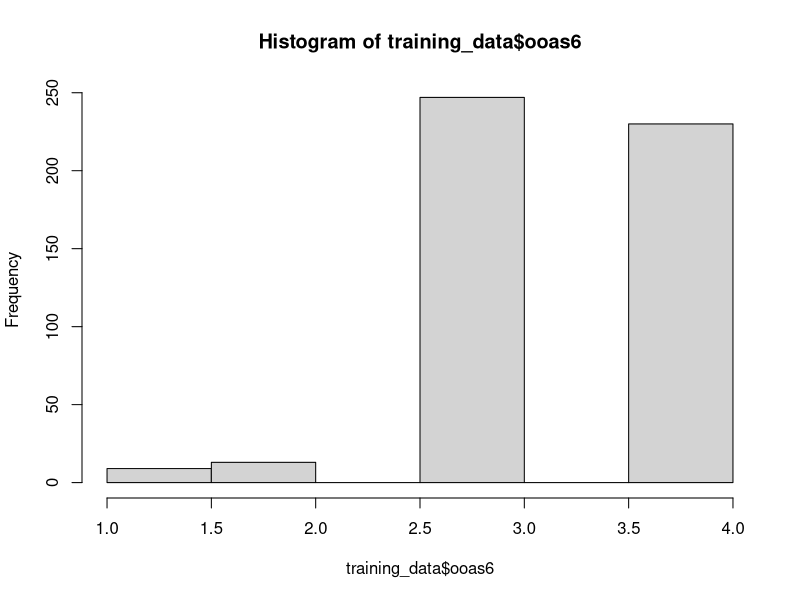
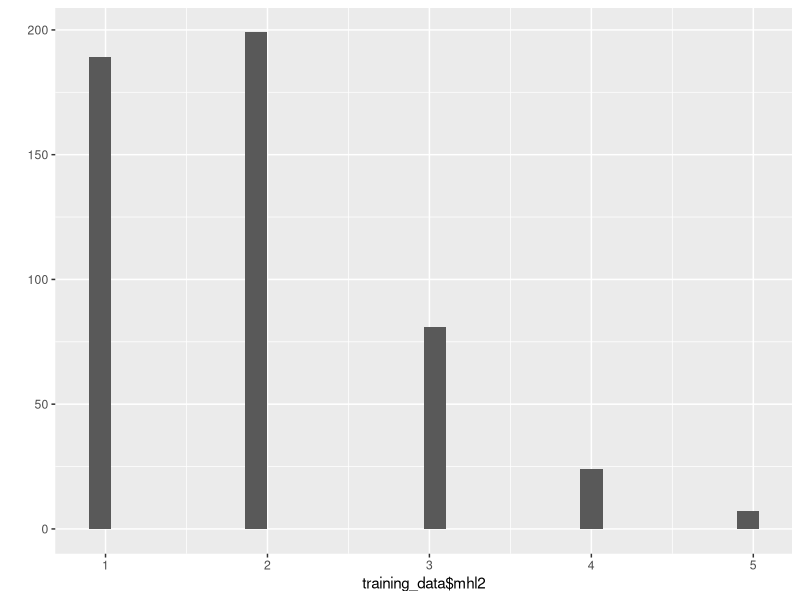
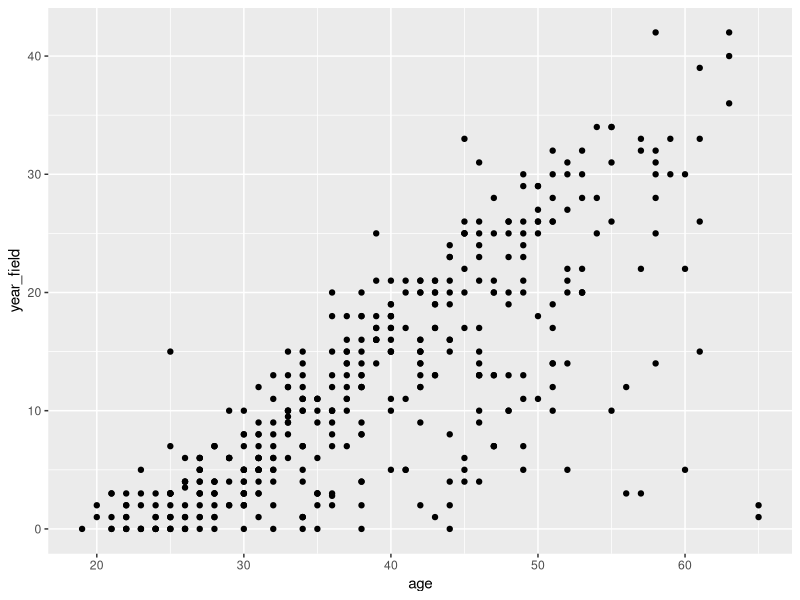
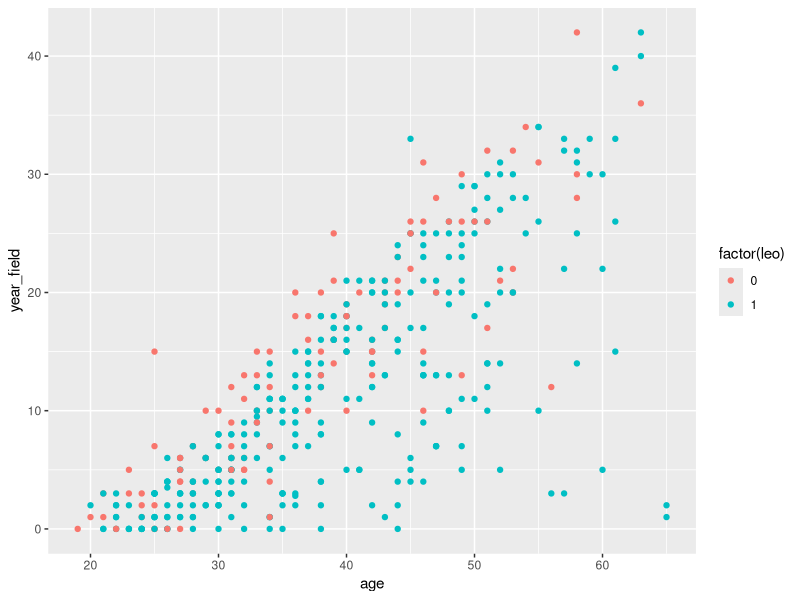

Here is the R script that generated these plots, in order:
## ---- chunk 1
library(readr)
library(tidyverse)
## ---- chunk 2
training_data <- read_csv("data/training-scales.csv")
## ---- chunk 3
glimpse(training_data)

dim(training_data)

summary(training_data)

head(training_data)
## ---- chunk 4
hist(training_data$ooas6)
qplot(training_data$mhl2)
## ---- chunk 5
training_data %>% 
  summarise(duration_mean = mean(duration_in_seconds),
            duration_sd = sd(duration_in_seconds),
            burnout1_mean = mean(burnout1),
            burnout1_sd = sd(burnout1))

## ---- chunk 6
training_data %>% 
  summarise(duration_mean = mean(duration_in_seconds),
            duration_sd = sd(duration_in_seconds),
            burnout1_mean = mean(burnout1, na.rm = TRUE),
            burnout1_sd = sd(burnout1, na.rm = TRUE))
## ---- chunk 7
training_data %>% 
  group_by(leo) %>% 
  summarise(duration_mean = mean(duration_in_seconds),
            duration_sd = sd(duration_in_seconds),
            burnout1_mean = mean(burnout1, na.rm = TRUE),
            burnout1_sd = sd(burnout1, na.rm = TRUE))
## ---- chunk 8
training_data %>% 
  pivot_longer(burnout1:burnout9) %>% 
  
  group_by(name) %>% 
  summarize(mean = mean(value, na.rm = TRUE),
            sd = sd(value, na.rm = TRUE),
            med = median(value, na.rm = TRUE),
            IQR = IQR(value, na.rm = TRUE))
## ---- chunk 9
x <- seq(1:10)
x

median(x)

quantile(x)

7.75-3.25
IQR(x)
## ---- chunk 10
sum(complete.cases(training_data))

missing_pct <- function(data){
  # The total count of missing data
  sum(is.na(data))/
    # count of all data (missing + non-missing)
    (sum(is.na(data)+!is.na(data)))
}

missing_pct(training_data)



## ---- chunk 11
training_data %>% 
  ggplot() +
  geom_point(aes(x = age, y = year_field))
## ---- chunk 12
training_data %>% 
  ggplot() +
  geom_point(aes(x = age, y = year_field, color = factor(leo)))
## ---- chunk 13
sessionInfo()
